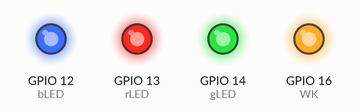
Recording of a program running on a simulated ESP8266 (NodeMCU). On the bench: output pins drawn as LEDs (lit = HIGH). WiFi joins after 1.5 s; servers stay silent unless stated; EEPROM starts erased; what the program prints to the serial monitor is not drawn. At 3.1 s the program puts the board to deep sleep or switches it off; the recording ends there.

Above: at 1.6 s.
Timing chart, 0 to 3.1 s (numbered marks = the images above):
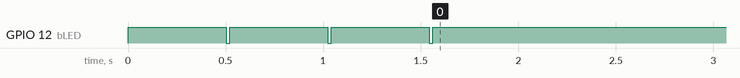

The program:

main.cpp
```cpp
#include <Arduino.h>
#include <ESP8266WiFi.h>
#include <WiFiUdp.h>
#include <ESP8266HTTPClient.h>
#include <WiFiClientSecureBearSSL.h>
#include <EEPROM.h>


#define EEPROM_SIZE 8

const char* ssid     = "Internet";
const char* password = "00000000";

const char* botToken = "XXXXXXXXXX:AAAAAAAAAAAAAAAAAAAAAAAAAAAAAAAAAAA";
const char* chatID   = "000000000";


const int analog_ip = A0;
int Adc_Bat  = 0;
int V_Bat  = 0;

#define httpPort      80

#define  rLED         13
#define  gLED         14
#define  bLED         12
#define  WK           16
#define  AC_DETECT    4

const char* udpAddress = "192.168.1.255";
const int udpPort = 5123;
void deepSleepMinutes(int minutes);
int sendHttpRequest(const char* message);

WiFiUDP udp;

void setup() {
  Serial.begin(115200);
  EEPROM.begin(EEPROM_SIZE);
  Serial.println("\n\r\n\rRUN..\n\r");


  //int valueToWrite = 123;
  //EEPROM.write(0, valueToWrite);
  //EEPROM.commit();
  //int valueRead = EEPROM.read(0);

  pinMode(WK, OUTPUT);
  pinMode(AC_DETECT, INPUT);
  digitalWrite(WK, HIGH);
  pinMode(rLED, OUTPUT);
  pinMode(gLED, OUTPUT);
  pinMode(bLED, OUTPUT);

  digitalWrite(rLED, HIGH);
  digitalWrite(gLED, HIGH);
  digitalWrite(bLED, HIGH);
  Adc_Bat = analogRead(analog_ip) * 10.625;

  WiFi.begin(ssid, password);


  //while (true){
  //  digitalWrite(rLED, digitalRead(AC_DETECT));
  //
  //  delay(100);
  //  digitalWrite(bLED, LOW);
  //  delay(20);
  //  digitalWrite(bLED, HIGH);
  // }


  int attempsToConn = 20;
  while (WiFi.status() != WL_CONNECTED) {
        delay(500);
        digitalWrite(bLED, LOW);
        delay(20);
        digitalWrite(bLED, HIGH);
        Serial.print(". "+ String(attempsToConn));
        attempsToConn--;
        if(attempsToConn ==0){
          deepSleepMinutes(10);
        }
    }

  Serial.println();
  Serial.println("Wi-Fi підключено");
  Serial.print("IP-адреса: ");
  Serial.println(WiFi.localIP());


  if (strcmp(chatID, "000000000") != 0) {
    sendHttpRequest(WiFi.localIP().toString().c_str());
  }

}

void loop() {
   Serial.println(WiFi.localIP());
   Serial.println(WiFi.status());


  char udpMessage[50];
  snprintf(udpMessage, sizeof(udpMessage), "Vbat= %d; %s", Adc_Bat, WiFi.localIP().toString().c_str());
  udp.beginPacket(udpAddress, udpPort);
  udp.write(udpMessage);
  udp.endPacket();
  delay(1500);


  deepSleepMinutes(45);

}


void deepSleepMinutes(int minutes) {
    minutes = minutes > 71 ? 71 : minutes;
    minutes = minutes < 1 ? 1 : minutes;
    uint64_t sleepTime = (uint64_t)minutes * 60 * 1000000;
    ESP.deepSleep(sleepTime);
}

int sendHttpRequest(const char* message) {
    int result = 0;
    if (WiFi.status() == WL_CONNECTED) {
        HTTPClient http;
        std::unique_ptr<BearSSL::WiFiClientSecure>client(new BearSSL::WiFiClientSecure);
        client->setInsecure();
        String url = "https://api.telegram.org/bot" + String(botToken) + "/sendMessage?text=" + String(message) + "&chat_id=" + String(chatID);
        Serial.println(url);
        http.begin(*client, url);
        int httpCode = http.GET();
        if (httpCode > 0) {
            String payload = http.getString();
            result=0;
        } else {
            result=10;
        }
        http.end();
    } else {
        result=11;
    }
    return result;
}
```
